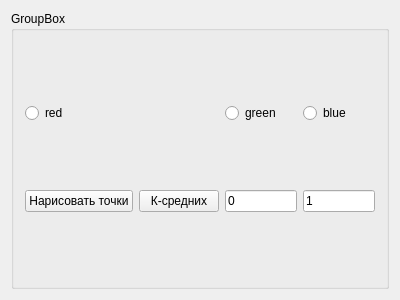
<?xml version="1.0" encoding="UTF-8"?>
<ui version="4.0">
 <class>Widget</class>
 <widget class="QWidget" name="Widget">
  <property name="geometry">
   <rect>
    <x>0</x>
    <y>0</y>
    <width>400</width>
    <height>300</height>
   </rect>
  </property>
  <property name="windowTitle">
   <string>Widget</string>
  </property>
  <layout class="QVBoxLayout" name="verticalLayout">
   <item>
    <layout class="QVBoxLayout" name="verticalLayout_3">
     <item>
      <widget class="QGroupBox" name="groupBox">
       <property name="title">
        <string>GroupBox</string>
       </property>
       <layout class="QGridLayout" name="gridLayout_2">
        <item row="1" column="4">
         <widget class="QLineEdit" name="lineEditcountClasters">
          <property name="text">
           <string>1</string>
          </property>
         </widget>
        </item>
        <item row="0" column="3">
         <widget class="QRadioButton" name="radioButton_green">
          <property name="text">
           <string>green</string>
          </property>
         </widget>
        </item>
        <item row="1" column="1">
         <widget class="QPushButton" name="pushButtonRandomWrite">
          <property name="text">
           <string>Нарисовать точки</string>
          </property>
         </widget>
        </item>
        <item row="0" column="4">
         <widget class="QRadioButton" name="radioButton_blue">
          <property name="text">
           <string>blue</string>
          </property>
         </widget>
        </item>
        <item row="0" column="1">
         <widget class="QRadioButton" name="radioButton_red">
          <property name="text">
           <string>red</string>
          </property>
         </widget>
        </item>
        <item row="1" column="2">
         <widget class="QPushButton" name="pushButtonKMeans">
          <property name="text">
           <string>К-средних</string>
          </property>
         </widget>
        </item>
        <item row="1" column="3">
         <widget class="QLineEdit" name="lineEditCountPoint">
          <property name="text">
           <string>0</string>
          </property>
         </widget>
        </item>
       </layout>
      </widget>
     </item>
    </layout>
   </item>
  </layout>
 </widget>
 <layoutdefault spacing="6" margin="11"/>
 <resources/>
 <connections/>
</ui>
